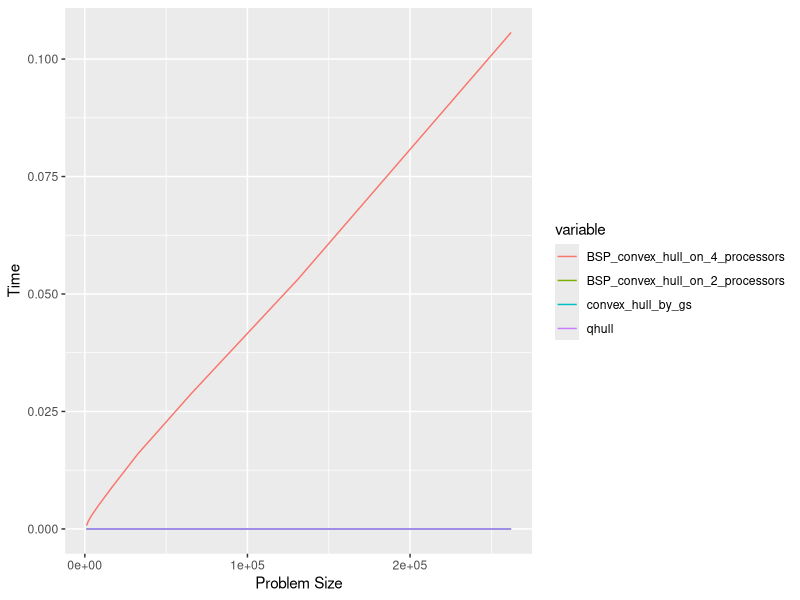

Here is the R script that generated this plot:
library (ggplot2)
library (reshape2)

chTimes = read.csv("ch_times.csv")
ggplot(melt (chTimes, id.var = "problemSize"), aes(x = problemSize, y = value, colour = variable)) + geom_line() + xlab("Problem Size") + ylab("Time")

